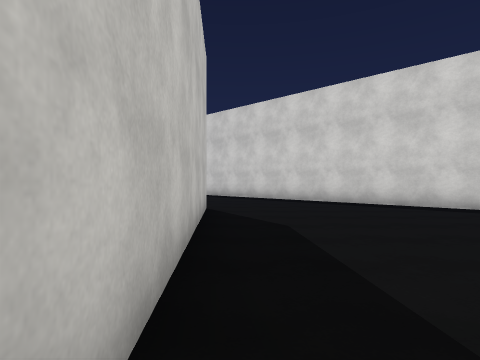
View 1 (above)

15 first-person views from a walk through a scene from a Unity 3-D project. The camera is 1.4 m above the floor, looks level and sees 80° across. The floor is counted in squares, 2 m on a side. Each view is taken from the middle of a square. On the plan, view 1 faces up. The plan holds only what a view shows up to about 10 squares ahead; the rest is blank. The place goes on beyond the plan. Some animated figures are left out. Surface patterns are stand-ins for the level's own textures.

View 2
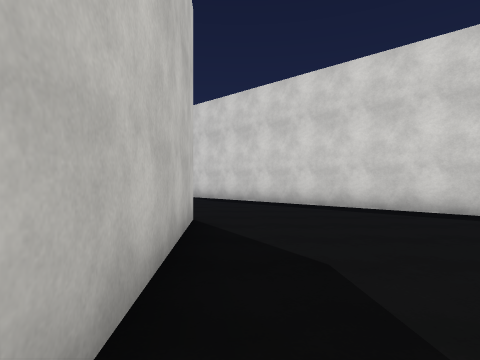

View 3
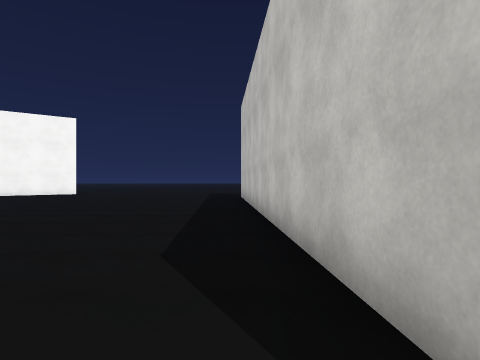

View 4
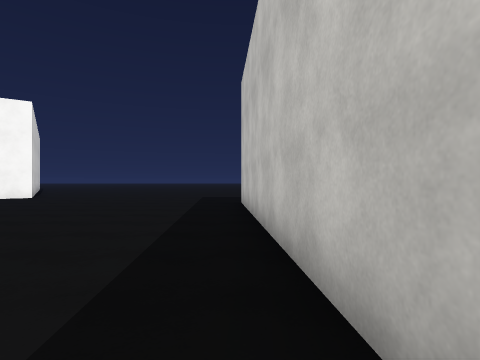

View 5
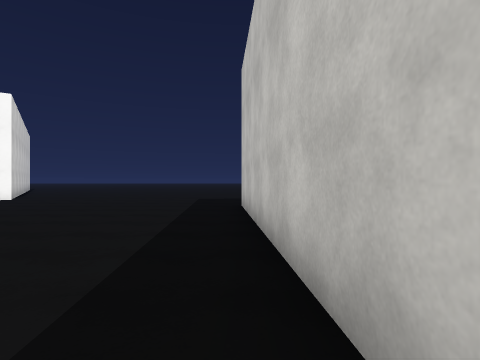

View 6
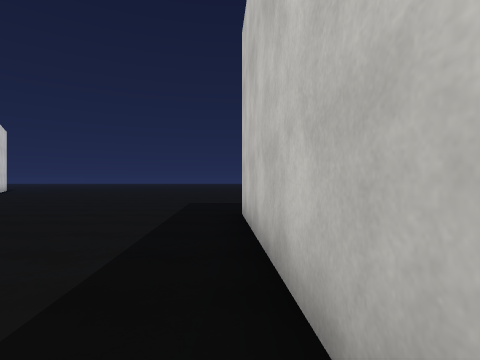

View 7
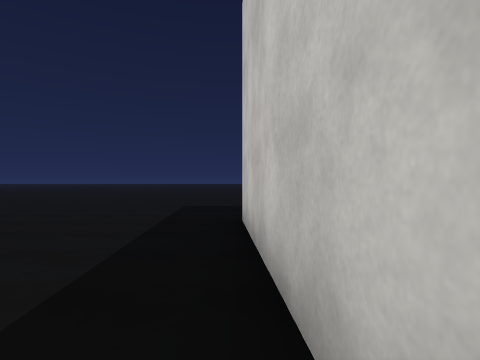

View 8
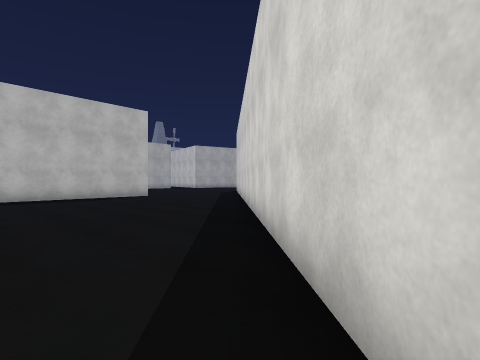

View 9
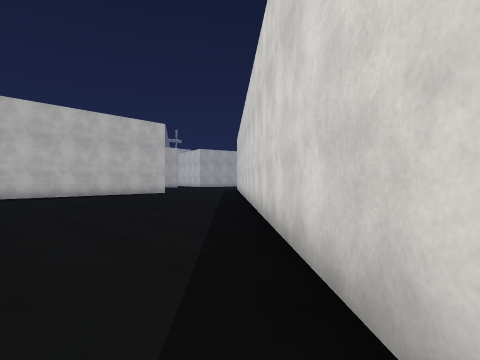

View 10
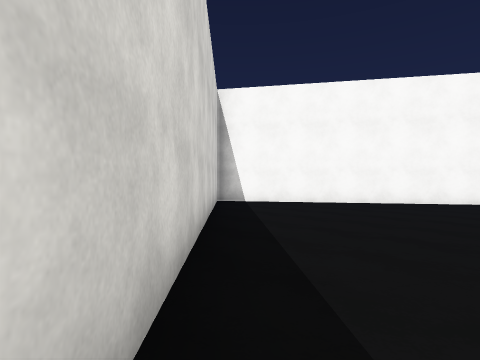

View 11
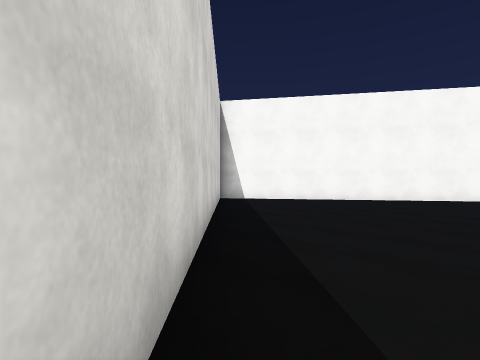

View 12
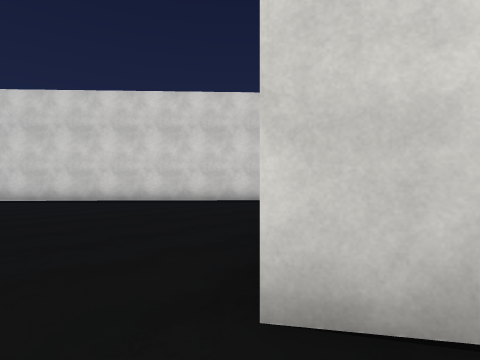

View 13
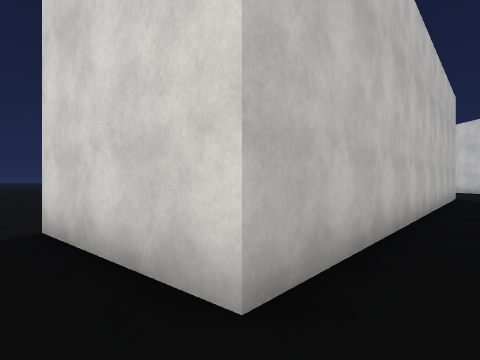

View 14
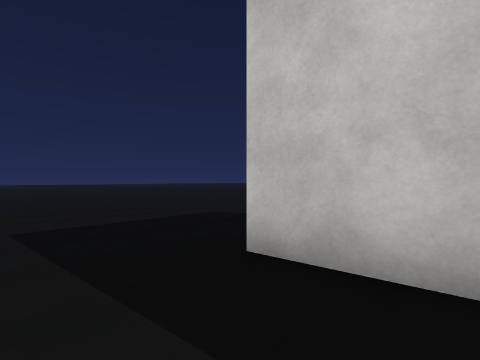

View 15
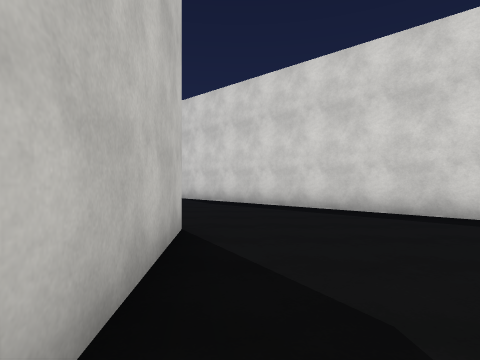

### Floor plan
Points are (right, up) in squares from view 1. A wall is a line through its corners. A room is listed if a view was taken in it or the views show most of it. See-through windows are left out.
Room 1 (views 1, 2, 3, 4, 5, 6, 7, 8, 9, 10, 11, 12, 13, 14, 15)
walls: (8.6, -7.9) (8.1, -7.1) (15.3, -2.2); (-0.8, 7.1) (0, -4.9) (-3.6, -5.2); (14.8, -1.7) (0.1, 11.8)
ways out: opening at (-4, -7); opening at (0, 9.5)

Where each view was taken, in squares from view 1:
view 1: 0 up, 0 right, facing up
view 2: 2 up, 0 right, facing up
view 3: 7 up, 0 right, facing down
view 4: 4 up, 0 right, facing down
view 5: 3 up, 0 right, facing down
view 6: 1 up, 0 right, facing down
view 7: 0 up, 0 right, facing down
view 8: 1 up, 11 right, facing up-left
view 9: 1 down, 13 right, facing up-left
view 10: 4 up, 8 right, facing down-right
view 11: 5 up, 7 right, facing down-right
view 12: 8 down, 7 right, facing up-right
view 13: 6 down, 1 right, facing up-left
view 14: 3 down, 2 right, facing down-left
view 15: 3 up, 0 right, facing up
